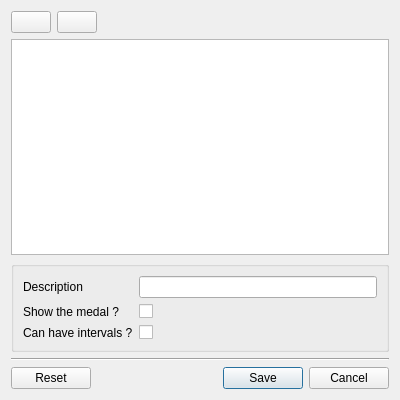
<ui version="4.0" >
 <class>EventTypeView</class>
 <widget class="QDialog" name="EventTypeView" >
  <property name="windowModality" >
   <enum>Qt::ApplicationModal</enum>
  </property>
  <property name="geometry" >
   <rect>
    <x>0</x>
    <y>0</y>
    <width>400</width>
    <height>400</height>
   </rect>
  </property>
  <property name="windowTitle" >
   <string>Edit "Event type"</string>
  </property>
  <layout class="QVBoxLayout" name="verticalLayout" >
   <item>
    <layout class="QHBoxLayout" name="horizontalLayout_2" >
     <item>
      <widget class="QPushButton" name="addPushButton" >
       <property name="icon" >
        <iconset>
         <normaloff>:table_add</normaloff>:table_add</iconset>
       </property>
      </widget>
     </item>
     <item>
      <widget class="QPushButton" name="removePushButton" >
       <property name="text" >
        <string/>
       </property>
       <property name="icon" >
        <iconset>
         <normaloff>:table_delete</normaloff>:table_delete</iconset>
       </property>
      </widget>
     </item>
     <item>
      <spacer name="horizontalSpacer" >
       <property name="orientation" >
        <enum>Qt::Horizontal</enum>
       </property>
       <property name="sizeHint" stdset="0" >
        <size>
         <width>40</width>
         <height>20</height>
        </size>
       </property>
      </spacer>
     </item>
    </layout>
   </item>
   <item>
    <widget class="QTableView" name="tableView" >
     <property name="editTriggers" >
      <set>QAbstractItemView::NoEditTriggers</set>
     </property>
     <property name="selectionMode" >
      <enum>QAbstractItemView::SingleSelection</enum>
     </property>
     <property name="selectionBehavior" >
      <enum>QAbstractItemView::SelectRows</enum>
     </property>
     <property name="cornerButtonEnabled" >
      <bool>false</bool>
     </property>
    </widget>
   </item>
   <item>
    <widget class="QGroupBox" name="groupBox" >
     <property name="title" >
      <string/>
     </property>
     <layout class="QGridLayout" name="gridLayout" >
      <item row="2" column="0" >
       <widget class="QLabel" name="hasMedalLabel" >
        <property name="text" >
         <string>Show the medal ?</string>
        </property>
        <property name="buddy" >
         <cstring>hasMedalCheckBox</cstring>
        </property>
       </widget>
      </item>
      <item row="1" column="0" >
       <widget class="QLabel" name="descriptionLabel" >
        <property name="text" >
         <string>Description</string>
        </property>
        <property name="buddy" >
         <cstring>descriptionLineEdit</cstring>
        </property>
       </widget>
      </item>
      <item row="1" column="1" >
       <widget class="QLineEdit" name="descriptionLineEdit" />
      </item>
      <item row="2" column="1" >
       <widget class="QCheckBox" name="hasMedalCheckBox" >
        <property name="text" >
         <string/>
        </property>
       </widget>
      </item>
      <item row="3" column="0" >
       <widget class="QLabel" name="hasIntervalsLabel" >
        <property name="text" >
         <string>Can have intervals ?</string>
        </property>
       </widget>
      </item>
      <item row="3" column="1" >
       <widget class="QCheckBox" name="hasIntervalsCheckBox" >
        <property name="text" >
         <string/>
        </property>
       </widget>
      </item>
     </layout>
    </widget>
   </item>
   <item>
    <widget class="Line" name="line" >
     <property name="orientation" >
      <enum>Qt::Horizontal</enum>
     </property>
    </widget>
   </item>
   <item>
    <layout class="QHBoxLayout" name="horizontalLayout" >
     <item>
      <widget class="QPushButton" name="resetPushButton" >
       <property name="text" >
        <string>Reset</string>
       </property>
       <property name="icon" >
        <iconset>
         <normaloff>:reset</normaloff>:reset</iconset>
       </property>
      </widget>
     </item>
     <item>
      <spacer name="horizontalSpacer_2" >
       <property name="orientation" >
        <enum>Qt::Horizontal</enum>
       </property>
       <property name="sizeHint" stdset="0" >
        <size>
         <width>40</width>
         <height>20</height>
        </size>
       </property>
      </spacer>
     </item>
     <item>
      <widget class="QPushButton" name="savePushButton" >
       <property name="text" >
        <string>Save</string>
       </property>
       <property name="icon" >
        <iconset>
         <normaloff>:save</normaloff>:save</iconset>
       </property>
       <property name="default" >
        <bool>true</bool>
       </property>
      </widget>
     </item>
     <item>
      <widget class="QPushButton" name="cancelPushButton" >
       <property name="text" >
        <string>Cancel</string>
       </property>
       <property name="icon" >
        <iconset>
         <normaloff>:cancel</normaloff>:cancel</iconset>
       </property>
      </widget>
     </item>
    </layout>
   </item>
  </layout>
 </widget>
 <resources>
  <include location="../../../resources/application.qrc" />
 </resources>
 <connections/>
</ui>
